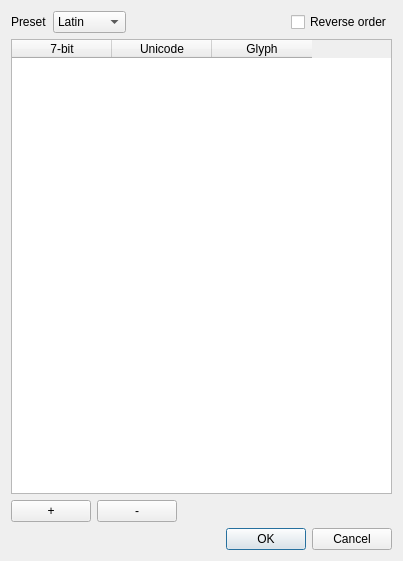
<?xml version="1.0" encoding="UTF-8"?>
<ui version="4.0">
 <class>PagerDemodCharsetDialog</class>
 <widget class="QDialog" name="PagerDemodCharsetDialog">
  <property name="geometry">
   <rect>
    <x>0</x>
    <y>0</y>
    <width>403</width>
    <height>561</height>
   </rect>
  </property>
  <property name="font">
   <font>
    <family>Liberation Sans</family>
    <pointsize>9</pointsize>
   </font>
  </property>
  <property name="windowTitle">
   <string>Set chararcter encoding</string>
  </property>
  <layout class="QVBoxLayout" name="verticalLayout">
   <item>
    <layout class="QHBoxLayout" name="presetLayout">
     <item>
      <widget class="QLabel" name="presetLabel">
       <property name="text">
        <string>Preset</string>
       </property>
      </widget>
     </item>
     <item>
      <widget class="QComboBox" name="preset">
       <property name="toolTip">
        <string>Select a pre-defined character encoding</string>
       </property>
       <item>
        <property name="text">
         <string>Latin</string>
        </property>
       </item>
       <item>
        <property name="text">
         <string>Hebrew</string>
        </property>
       </item>
       <item>
        <property name="text">
         <string>User</string>
        </property>
       </item>
      </widget>
     </item>
     <item>
      <spacer name="presetlSpacer">
       <property name="orientation">
        <enum>Qt::Horizontal</enum>
       </property>
       <property name="sizeHint" stdset="0">
        <size>
         <width>40</width>
         <height>20</height>
        </size>
       </property>
      </spacer>
     </item>
     <item>
      <widget class="QCheckBox" name="reverse">
       <property name="toolTip">
        <string>Reverse the order of the characters received</string>
       </property>
       <property name="text">
        <string>Reverse order</string>
       </property>
      </widget>
     </item>
    </layout>
   </item>
   <item>
    <layout class="QHBoxLayout" name="tableLayout">
     <item>
      <widget class="QTableWidget" name="table">
       <property name="selectionMode">
        <enum>QAbstractItemView::SingleSelection</enum>
       </property>
       <property name="selectionBehavior">
        <enum>QAbstractItemView::SelectRows</enum>
       </property>
       <column>
        <property name="text">
         <string>7-bit</string>
        </property>
       </column>
       <column>
        <property name="text">
         <string>Unicode</string>
        </property>
       </column>
       <column>
        <property name="text">
         <string>Glyph</string>
        </property>
       </column>
      </widget>
     </item>
    </layout>
   </item>
   <item>
    <layout class="QHBoxLayout" name="buttonLayout">
     <item>
      <widget class="QPushButton" name="add">
       <property name="text">
        <string>+</string>
       </property>
      </widget>
     </item>
     <item>
      <widget class="QPushButton" name="remove">
       <property name="text">
        <string>-</string>
       </property>
      </widget>
     </item>
     <item>
      <spacer name="buttonSpacer">
       <property name="orientation">
        <enum>Qt::Horizontal</enum>
       </property>
       <property name="sizeHint" stdset="0">
        <size>
         <width>40</width>
         <height>20</height>
        </size>
       </property>
      </spacer>
     </item>
    </layout>
   </item>
   <item>
    <widget class="QDialogButtonBox" name="buttonBox">
     <property name="orientation">
      <enum>Qt::Horizontal</enum>
     </property>
     <property name="standardButtons">
      <set>QDialogButtonBox::Cancel|QDialogButtonBox::Ok</set>
     </property>
    </widget>
   </item>
  </layout>
 </widget>
 <resources>
  <include location="../../../sdrgui/resources/res.qrc"/>
 </resources>
 <connections>
  <connection>
   <sender>buttonBox</sender>
   <signal>accepted()</signal>
   <receiver>PagerDemodCharsetDialog</receiver>
   <slot>accept()</slot>
   <hints>
    <hint type="sourcelabel">
     <x>248</x>
     <y>254</y>
    </hint>
    <hint type="destinationlabel">
     <x>157</x>
     <y>274</y>
    </hint>
   </hints>
  </connection>
  <connection>
   <sender>buttonBox</sender>
   <signal>rejected()</signal>
   <receiver>PagerDemodCharsetDialog</receiver>
   <slot>reject()</slot>
   <hints>
    <hint type="sourcelabel">
     <x>316</x>
     <y>260</y>
    </hint>
    <hint type="destinationlabel">
     <x>286</x>
     <y>274</y>
    </hint>
   </hints>
  </connection>
 </connections>
</ui>
